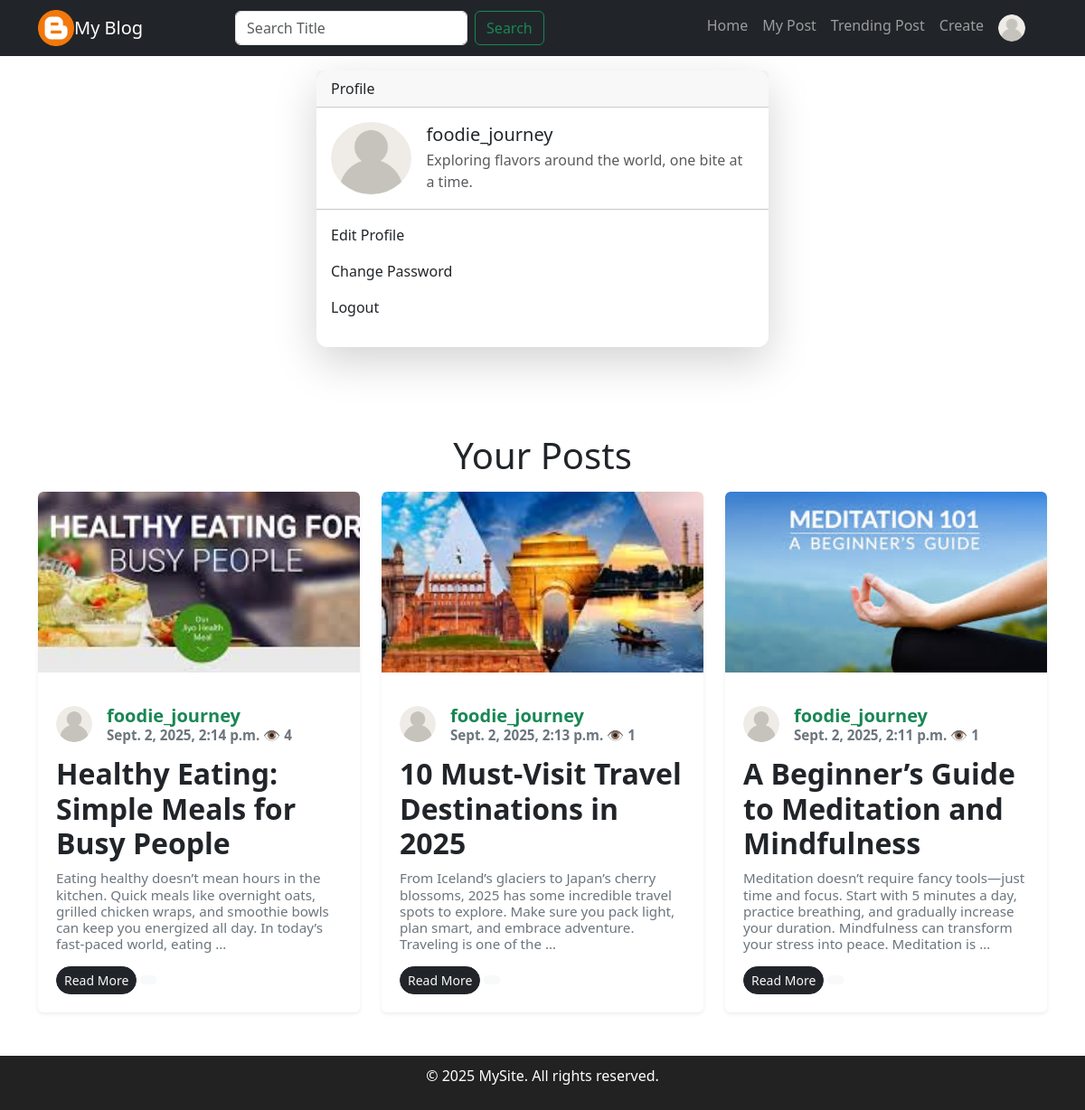
Page /user/profile/ (signed in) on the earlier database version.
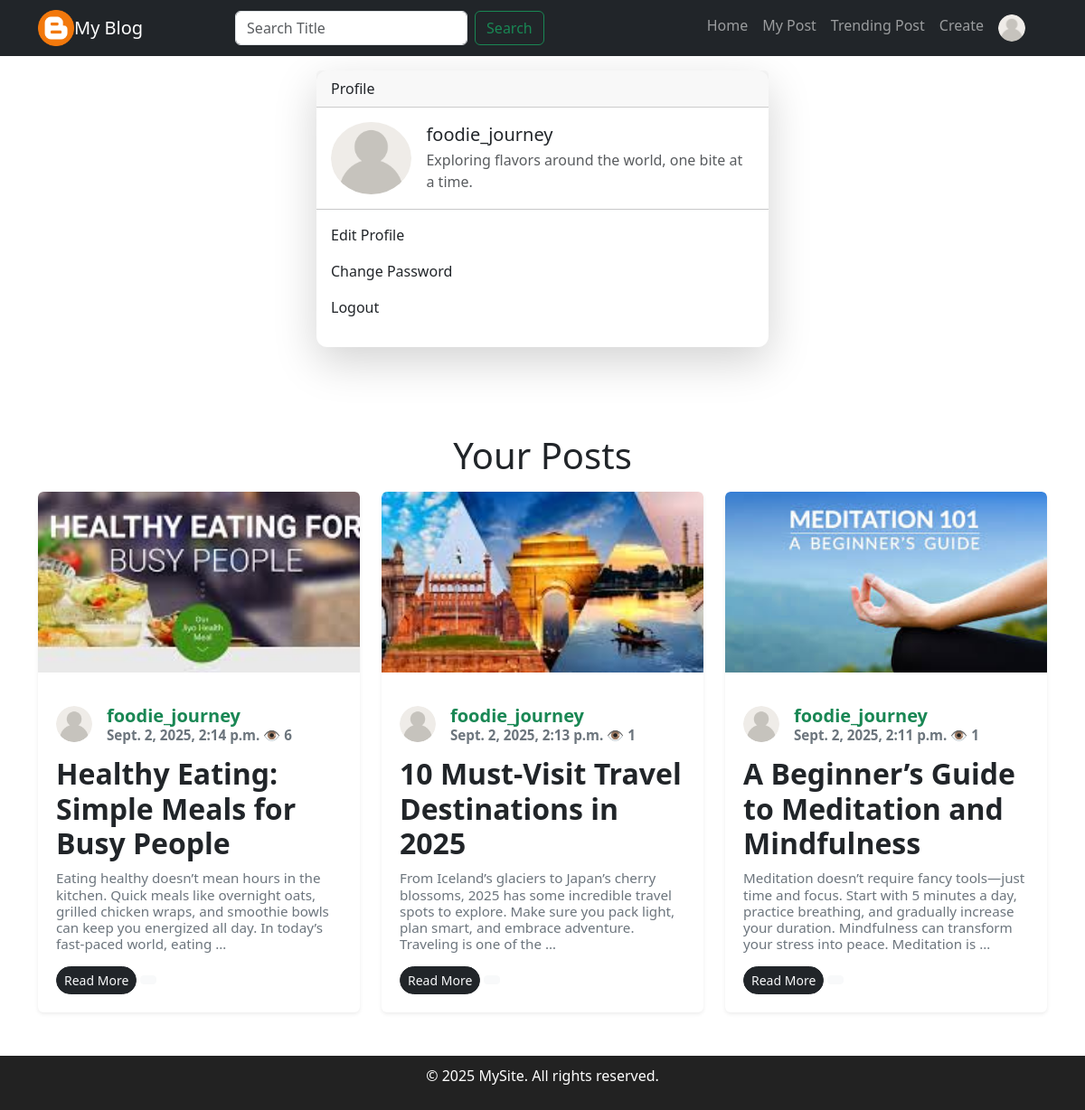
Same page on the later database version.
### blog/models.py (models this page shows, shortened)
class Post(models.Model):
    title = models.CharField(max_length=100)
    content = models.TextField(null=True)
    created_at = models.DateTimeField(auto_now_add=True)
    file = models.ImageField(upload_to='blog_images/', blank=True, null=True, default='blog_images/default.jpg')
    author = models.ForeignKey(User, on_delete=models.CASCADE, related_name="posts")
    file_url = models.URLField(blank=True, null=True)
    views = models.PositiveIntegerField(default=0)
    @property
    def file_url(self):
        if self.file:                 # Safe: False when there is no file
            try:
                return self.file.url  # Works only if a file exists
            except ValueError:
                pass                  # In case a weird empty value slipped in
        return static('blog/assets/default.jpg')

### user/models.py (models this page shows, shortened)
class Profile(models.Model):
    user = models.OneToOneField(User, on_delete=models.CASCADE)
    bio = models.TextField(blank=True, null=True, max_length=100)
    profile_pic = models.ImageField(upload_to='profile_pics/', blank=True, null=True, default='blog_images/user (1).png')

### user/views.py (the view)
# urls.py: path('profile/', views.Profilepage, name='profile'),
@login_required(login_url='/user/login')
def Profilepage(request):
    posts = Post.objects.filter(author = request.user).order_by('-created_at')
    return render(request, 'profile.html', {'posts': posts})

### blog/templates/profile.html (shortened to what this page needs)
{% extends 'oldbase.html' %}
{% load static %}
{% block content %}
<div class="container my-5">
    <div class="card shadow-lg border-0" style="max-width: 500px; margin:auto; border-radius: 12px;">
        <div class="card-header">
            Profile
        </div>
        <div class="card-body d-flex align-items-center">
            {% if user.profile.profile_pic %}
                <img src="{{ user.profile.profile_pic.url }}"
                    alt="Profile Picture"
                    class="rounded-circle me-3"
                    style="height: 80px; width: 100px; object-fit: cover;">
            {% else %}
                <img src="{% static 'blog/assets/user (1).png' %}"
                    alt="Default Profile Picture"
                    class="rounded-circle me-3"
                    style="height: 80px; width: 100px; object-fit: cover;">
            {% endif %}
            <div>
                <h5 class="mb-1">{{ user.username }}</h5>
                <p class="text-muted mb-0"
                style="word-break: break-all; overflow-wrap: break-word; white-space: normal; max-width: 100%;">
                {{ user.profile.bio }}
                </p>
            </div>
        </div>
        <hr class="m-0">
        <div class="card-body">
            <p><a href="{% url 'edituser' user.id %}" class="text-decoration-none text-dark">Edit Profile</a></p>
            <p><a href="{% url 'changepass' user.id %}" class="text-decoration-none text-dark">Change Password</a></p>
            <p><a href="{% url 'logout' %}" class="text-decoration-none text-dark">Logout</a></p>
        </div>
    </div>
</div>
<div class="container py-5">
  <h1 class="text-center mb-3">Your Posts </h1>
  <div class="row g-4">
    {% for post in posts %}
      <div class="col-lg-4 col-md-6 col-sm-12">
        <div class="card blog-card h-100 shadow-sm rounded">
          <img src="{{ post.file_url }}" class="card-img-top" alt="{{ post.title }}">
          <div class="card-body">
            <div class="text-success small d-flex align-items-center">
              {% if post.author.profile.profile_pic %}
              <img src="{{ post.author.profile.profile_pic.url }}"
                    alt="Profile Picture"
                    class="rounded-circle me-3"
                    style="height: 40px; width: 40px; object-fit: cover;">
              {% else %}
              <img src="{% static 'blog/assets/user (1).png' %}"
                    alt="Profile Picture"
                    class="rounded-circle me-3"
                    style="height: 40px; width: 40px; object-fit: cover;">
              {% endif %}
                    <div>
                <h5 class="mt-3">
                  {{ post.author }}
                  <p>{{ post.created_at }} 👁️ {{ post.views }}</p>
                </h5>
              </div>
            </div>
            <h5 class="card-title h2">{{ post.title }}</h5>
            <p class="card-text h6">{{ post.content|truncatewords:30 }}</p>
            <a class="btn btn-dark text-light btn-sm rounded-pill" href="{% url 'detail_view' post.id %}">Read More</a>
            <div class="dropdown d-inline">
            <button class="btn btn-light btn-sm" type="button" data-bs-toggle="dropdown" aria-expanded="false">
            </button>
          </div>
          </div>
        </div>
      </div>
      {% empty %}
      <p class="text-center">You don't have any post</p>
    {% endfor %}
  </div>
</div>
{% endblock %}

Differences in the rows shown:
changed Post "Healthy Eating: Simple Meals for Busy People": views "4" → "6"
